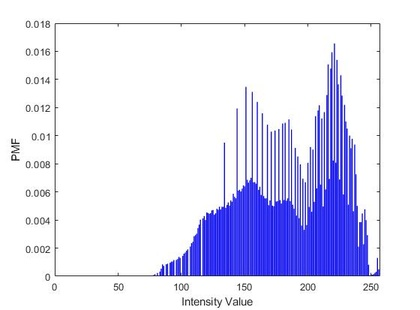
%> input picture Lab 03/Histogram of the Light image .jpg, 420 x 310 px, shrunk from 560 x 413 before the run, given in place of Lab_03_image1_dark.tif, which was not available
$ octave testing.m   (GNU Octave 9; MATLAB toolbox functions it lacks are replaced by stand-ins)
%> lines starting %> are read from the running program, lines starting %| are printed output that depends on the picture; long printed decimals are rounded; pictures that were not available may be replaced by others from this repository, and a replacement may not be noted
### Lab 03/equalize.m
function out_image = equalize(inputImage)
%EQUALIZE inputImage that needs to be equalized calling using functions of:
% 1. compute_histogram
% 2. histrogram_transform
% 3. plot_histogram
% Taking the input image then transforming into a equalize image. The function will
% show the Mean and Standard deviation of the Orignal and Equalized. Also
% displaying a bar graph of the histogram of Orignal and Equalize Image.
%
% Syntax:
%  out_image = equalize(inputImage)
%
% Input:
%   inputImage = The dark or light unequalize image that needs to equalize
%
%
% Output:
%   out_image = produces a well balance equalize image.
%   Gives out Histrogram graph and display information mean and standard
%   deviation of both inputImage and out_image
%
%History:
%   Kenneth T Tran 3/30/2022 created

%reads in input image and make it into a double
in = double(inputImage);

%Display mean and standard deviations of the input image and print it out
%in terminal
M = mean(in,"all");
S = std(in,0,"all");
fprintf(1,"Mean of the Orignal Image: %f", M);
fprintf(1," || Standard Deviation of the Orignal Image: %f\n", S);

%Compute the histogram of input Image
h = compute_histogram(inputImage);

%Display a histogram graph of the input image
figure("Name",'Orignal Image Histogram');
plot_histogram(h)

%Call the histogram Transformation creating values of intensity for each
%value of the original image ranging 0-255 each a=having a special
%transform value
%figure("Name",'Image Transform');
T = histogram_transform(h);
%plot_histogram(T)

%Getting dimension of the image
[x, y] = size(inputImage);

%Creating an blank output_image
out_image = double(uint8(zeros(x,y)));

%Replacing each certain value of intensity pixel value and transform it
%with T. Making output_image(m,n) = T(index).
%index = inputImage pixel intensity value at (m,n)
for m=1:x
    for n=1:y
        value = double(inputImage(m,n));
        input = T(value +1);
        out_image(m,n) = input;
    end
end

%Creating the output image needing uint8 to fix the image output.
%Without uint8 the image pixel value seems to be 0-1.
out_image = uint8(out_image);

%Displaying the histogram graph of the Equalize image
figure("Name",'Equalize Image Histogram');
h = compute_histogram(out_image);
plot_histogram(h)

%Calculating the mean and standard deviation of Equalize image
out = double(out_image);
M = mean(out,"all");
S = std(out,0,"all");
fprintf(1,"Mean of the Equalize Image: %f", M);
fprintf(1," || Standard Deviation of the Equalize Image: %f\n", S);


end

### Lab 03/compute_histogram.m
function h = compute_histogram(inputImage)
%COMPUTE_HISTOGRAM Reading the inputImage and reading its all image pixel
%intensity and creating a PMF (probabilty mass function). Ranging from
%values of 0-255.
%
% Syntax:
%   h = histogram(inputImage)
%
% Input:
%   inputImage= The dark or light unequalize image into histogram.
%
%
% Output:
%   h = a PMF(probabilty mass function) ranging of 0-255. When add all
%   value should equal to 1.
%
%
%History:
%   Kenneth T Tran 3/30/2022 created

%Read in image sizes
[x, y] = size(inputImage);
%Creating matrix variables into double to read
float = double(inputImage);
%Create the array histogram filled with zeros 255 values
h =zeros(1,256);

%Reading in the matrix
for m=1:x
    for n=1:y
        %Getting the index value from the image intensity ranging 0-255
        index = float(m,n)+1;
        %Getting the h(index) count of freqency these pixel value occur
        value = h(1,index);
        %increaing by incrementing 1 every time these intensity occur
        h(1,index) = value +1 ;
    end %End of n
end %End of m
%Pixel occurs at the values divde by image dimension x*y
%Creating the PMF (probabilty mass function)
h = h/(x*y);

end%end of function

### Lab 03/histogram_transform.m
function T = histogram_transform(inputH)
%HISTOGRAM_TRANSFORM transform the image of the histogram. By grabbing the
%computed histogram as inputH and summation of values 0-255. Each slowly
%taking in i amount of number in the array of 255. Then times who array by
% 255. Creating an array of transform intensity value of each pixel for
% equalization.
%
% Syntax:
%   T = histogram_transform(inputH)
%
% Input:
%   inputH = an array frequency of intensity value from 0-255. The values is
% How many pixels with that value divide by the pixels MxN size.
%
%
% Output:
%   T = an equalizes value of 0-225 going from lowest to highest. This is
% going be used to equalizes an images. Represent each value of T repesent
% a value of pixel intensity that will transform the input image
% pixel value using its intensity as an index for T.
%
%History:
%   Kenneth T Tran 3/30/2022 created

%Reutrn a leagth 256 vector T which represents the transformation function
%for histogram equalizations.
T =zeros(1,256);
float = double(inputH);

% Y has cumulative frequency 0-1
% X has pixel intensity 0-255
% all intenisty together being accumlative making a graph of 0-1
%Times it by 255 and round it off. Having a increasing intensity graph
%ranging from 0-255
for i=1:256
        T(i) = round(255*sum(float(1:i)));
end

### Lab 03/plot_histogram.m
function plot_histogram(inputH)
%PLOT_HISTOGRAM Taking in any histrogram and put them into a graph. X value
%represent the pixel intensity range. The Y value display the PMF
% (probabilty mass function)
%
% Syntax:
%   plot_histogram(inputH)
%
% Input:
%   image= The dark or light unequalize image into histogram.
%
%
% Output:
%   Nothing should be output. Only display a graph of the histrogram
%
%History:
%   Kenneth T Tran 3/30/2022 created

bar(inputH,"blue")
xlabel("Intensity Value")
ylabel("PMF")
end

### Lab 03/testing.m
%Testing.m this is a code that will called the method Equalize. By reading
%in the assign image of light and dark. Then calling the function of
%equalize and putting the read image into the function. Then saving these
%image and outputing the results

%clearing the terminal
clear all

%Reading the two image of dark and light
in = imread("Lab_03_image1_dark.tif");
%> in is the input picture: size 310x420x3 uint8; mean R, G, B 223.6, 223.6, 246.1
in2 = imread("Lab_03_image2_light.tif");
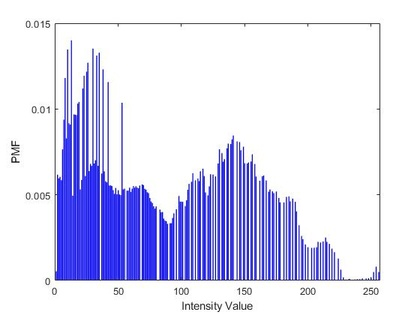
%> input picture Lab 03/Histogram of the Dark image .jpg, 420 x 315 px, shrunk from 560 x 420 before the run, given in place of Lab_03_image2_light.tif, which was not available
%> in2 is the input picture: size 315x420x3 uint8; mean R, G, B 218.7, 218.8, 243.5

%Creating string to output and display for an order terminal for mean and
%Standard Deviation
s1 = "Dark Image 1 for lab 03";
s2 = "Light Image 2 for lab 03";

%Show that the dark image is being put into the equalize
fprintf(1,"Mean and Standard Deviation: %s\n", s1);
out1 = equalize(in);
%> in equalize, `M = mean(in,"all");`: M = 231.1
%> in equalize, `S = std(in,0,"all");`: S = 59.11
%| Mean of the Orignal Image: 231.121 || Standard Deviation of the Orignal Image: 59.111
%> after the loop in compute_histogram, `for m=1:x`: h = 256 values, max 275237 at index 256, min 0 at index 1, mean 1525.8
%> in compute_histogram, `h = h/(x*y);`: h = 256 values, max 0.705 at index 256, min 0 at index 1, mean 0.00391
%> in equalize, `plot_histogram(h)`:
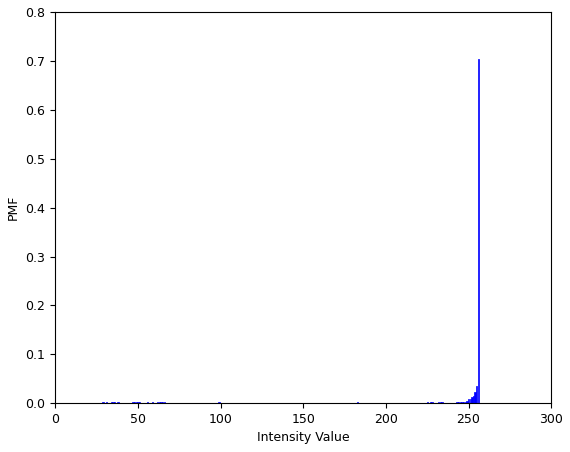
%> figure redrawn from the program's plot data; tallest bar 0.705 high, from x = 255.6 to 256.4
%> in histogram_transform, `float = double(inputH);`: float has the same summary as h in compute_histogram
%> after the loop in histogram_transform, `for i=1:256`: T = 256 values from 0 to 255
%> after the loop in equalize, `for m=1:x`:
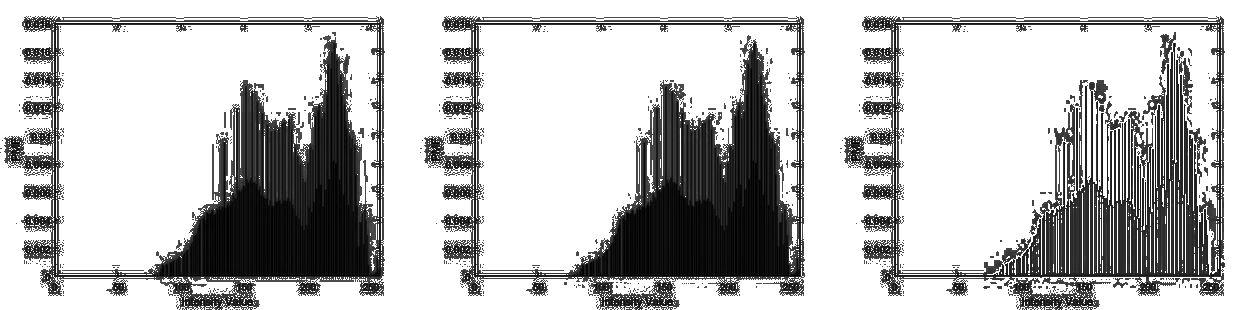
%> out_image: size 310x1260 double; min 0, max 255, mean 191.1
%> in equalize, `h = compute_histogram(out_image);`: h = 256 values, max 0.705 at index 256, min 0 at index 50, mean 0.00391
%> in equalize, `M = mean(out,"all");`: M = 191.1
%> in equalize, `S = std(out,0,"all");`: S = 99.46
%| Mean of the Equalize Image: 191.109 || Standard Deviation of the Equalize Image: 99.465
%> figure, not shown here; tallest bar 0.705 high, from x = 255.6 to 256.4

%Give out the results of dark equalize image and save it
figure("Name","Dark Equalize Image")
imshow(out1);
imwrite(out1,"Equalize_Dark.tif");

%Show that the light image is being put into the equalize
fprintf(1,"Mean and Standard Deviation: %s\n", s2);
out2 = equalize(in2);
%> in equalize (call 2), `M = mean(in,"all");`: M = 227
%> in equalize (call 2), `S = std(in,0,"all");`: S = 62.08
%| Mean of the Orignal Image: 226.995 || Standard Deviation of the Orignal Image: 62.079
%> in equalize (call 2), `h = compute_histogram(inputImage);`: h = 256 values, max 0.673 at index 256, min 0 at index 2, mean 0.00391
%> after the loop in equalize (call 2), `for m=1:x`:
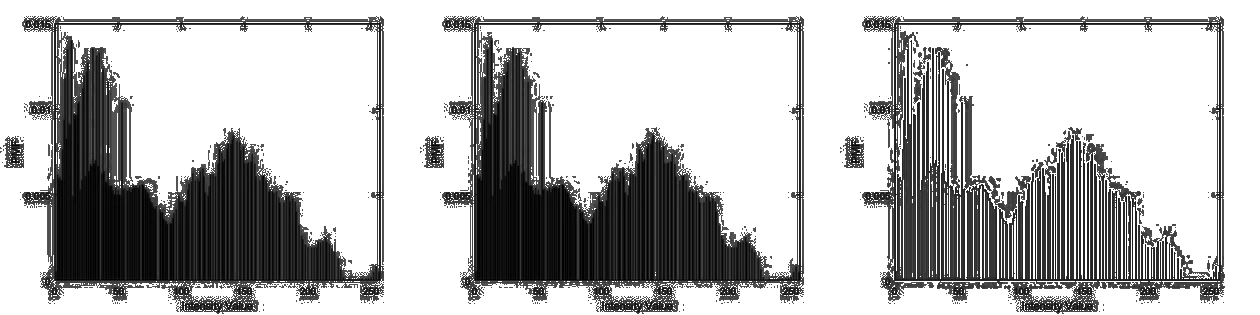
%> out_image: size 315x1260 double; min 0, max 255, mean 185.5
%> in equalize (call 2), `h = compute_histogram(out_image);`: h = 256 values, max 0.673 at index 256, min 0 at index 61, mean 0.00391
%> in equalize (call 2), `M = mean(out,"all");`: M = 185.5
%> in equalize (call 2), `S = std(out,0,"all");`: S = 100.7
%| Mean of the Equalize Image: 185.546 || Standard Deviation of the Equalize Image: 100.686
%> figure, not shown here; tallest bar 0.673 high, from x = 255.6 to 256.4

%Give out the results of light equalize image and save it
figure("Name","Light Equalize Image")
imshow(out2);
imwrite(out2,"Equalize_light.tif");
